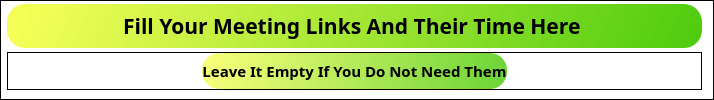
                <widget class="QFrame" name="frame_8">
                 <property name="sizePolicy">
                  <sizepolicy hsizetype="Preferred" vsizetype="Maximum">
                   <horstretch>0</horstretch>
                   <verstretch>0</verstretch>
                  </sizepolicy>
                 </property>
                 <property name="maximumSize">
                  <size>
                   <width>16777215</width>
                   <height>150</height>
                  </size>
                 </property>
                 <property name="styleSheet">
                  <string notr="true">background-color: qlineargradient(spread:pad, x1:0, y1:0, x2:1, y2:1, stop:0 rgba(0, 0, 0, 0), stop:1 rgba(255, 255, 255, 0));</string>
                 </property>
                 <property name="frameShape">
                  <enum>QFrame::StyledPanel</enum>
                 </property>
                 <property name="frameShadow">
                  <enum>QFrame::Raised</enum>
                 </property>
                 <layout class="QVBoxLayout" name="verticalLayout">
                  <property name="spacing">
                   <number>4</number>
                  </property>
                  <property name="leftMargin">
                   <number>6</number>
                  </property>
                  <property name="topMargin">
                   <number>3</number>
                  </property>
                  <property name="bottomMargin">
                   <number>9</number>
                  </property>
                  <item>
                   <widget class="QLabel" name="Description">
                    <property name="sizePolicy">
                     <sizepolicy hsizetype="Preferred" vsizetype="Expanding">
                      <horstretch>0</horstretch>
                      <verstretch>0</verstretch>
                     </sizepolicy>
                    </property>
                    <property name="minimumSize">
                     <size>
                      <width>0</width>
                      <height>43</height>
                     </size>
                    </property>
                    <property name="maximumSize">
                     <size>
                      <width>1677215</width>
                      <height>16777215</height>
                     </size>
                    </property>
                    <property name="font">
                     <font>
                      <family>Segoe UI Semibold</family>
                      <pointsize>16</pointsize>
                      <weight>75</weight>
                      <bold>true</bold>
                     </font>
                    </property>
                    <property name="layoutDirection">
                     <enum>Qt::LeftToRight</enum>
                    </property>
                    <property name="autoFillBackground">
                     <bool>false</bool>
                    </property>
                    <property name="styleSheet">
                     <string notr="true">background-color: qlineargradient(spread:pad, x1:0.0113636, y1:0.637, x2:1, y2:0.664773, stop:0 rgba(242, 255, 29, 190), stop:1 rgba(67, 201, 0, 240));
border-radius:18px;</string>
                    </property>
                    <property name="text">
                     <string>  Fill Your Meeting Links And Their Time Here </string>
                    </property>
                    <property name="textFormat">
                     <enum>Qt::RichText</enum>
                    </property>
                    <property name="scaledContents">
                     <bool>false</bool>
                    </property>
                    <property name="alignment">
                     <set>Qt::AlignCenter</set>
                    </property>
                   </widget>
                  </item>
                  <item>
                   <widget class="QFrame" name="frame_9">
                    <property name="frameShape">
                     <enum>QFrame::StyledPanel</enum>
                    </property>
                    <property name="frameShadow">
                     <enum>QFrame::Raised</enum>
                    </property>
                    <layout class="QHBoxLayout" name="horizontalLayout_7">
                     <property name="spacing">
                      <number>0</number>
                     </property>
                     <property name="leftMargin">
                      <number>194</number>
                     </property>
                     <property name="topMargin">
                      <number>0</number>
                     </property>
                     <property name="rightMargin">
                      <number>194</number>
                     </property>
                     <property name="bottomMargin">
                      <number>0</number>
                     </property>
                     <item>
                      <widget class="QLabel" name="Description_2">
                       <property name="sizePolicy">
                        <sizepolicy hsizetype="Preferred" vsizetype="Fixed">
                         <horstretch>0</horstretch>
                         <verstretch>0</verstretch>
                        </sizepolicy>
                       </property>
                       <property name="minimumSize">
                        <size>
                         <width>0</width>
                         <height>36</height>
                        </size>
                       </property>
                       <property name="maximumSize">
                        <size>
                         <width>1677215</width>
                         <height>16777215</height>
                        </size>
                       </property>
                       <property name="font">
                        <font>
                         <family>Segoe UI Semibold</family>
                         <pointsize>11</pointsize>
                         <weight>75</weight>
                         <bold>true</bold>
                        </font>
                       </property>
                       <property name="layoutDirection">
                        <enum>Qt::LeftToRight</enum>
                       </property>
                       <property name="autoFillBackground">
                        <bool>false</bool>
                       </property>
                       <property name="styleSheet">
                        <string notr="true">background-color: qlineargradient(spread:pad, x1:0.0113636, y1:0.637, x2:1, y2:0.664773, stop:0 rgba(242, 255, 29, 150), stop:1 rgba(67, 201, 0, 200));
border-radius:17px;</string>
                       </property>
                       <property name="text">
                        <string>Leave It Empty If You Do Not Need Them</string>
                       </property>
                       <property name="textFormat">
                        <enum>Qt::RichText</enum>
                       </property>
                       <property name="scaledContents">
                        <bool>false</bool>
                       </property>
                       <property name="alignment">
                        <set>Qt::AlignCenter</set>
                       </property>
                      </widget>
                     </item>
                    </layout>
                   </widget>
                  </item>
                 </layout>
                </widget>
